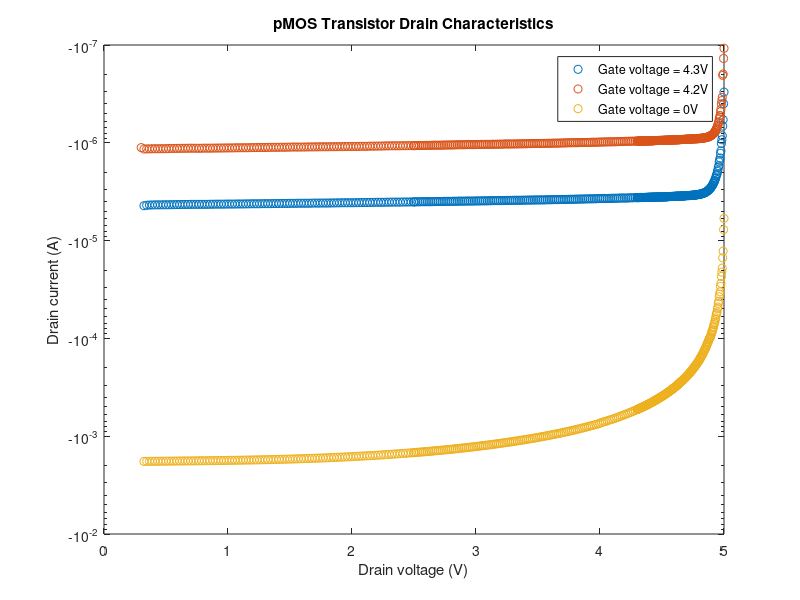
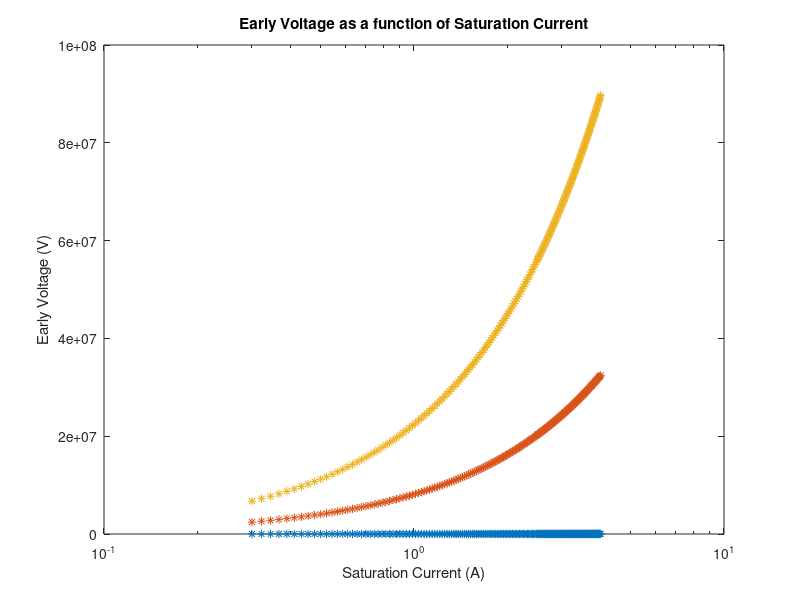

These figures' MATLAB source, in order:
%% Set Up
load('Lab5_all_data.mat');

Id_pMOS_0 = Exp3_Id_peeMOS_0;
Id_pMOS_4_2 = Exp3_Id_peeMOS_4_2;
Id_pMOS_4_3 = Exp3_Id_peeMOS_4_3;

Vd_pMOS_0 = Exp3_Vd_peeMOS_0;
Vd_pMOS_4_2 = Exp3_Vd_peeMOS_4_2;
Vd_pMOS_4_3 = Exp3_Vd_peeMOS_4_3;

Ut = 0.0258;

%% Semilog plots of drain characteristics

figure
semilogy(Vd_pMOS_4_3(2:420), Id_pMOS_4_2(2:420), 'o');
hold on
semilogy(Vd_pMOS_4_2, Id_pMOS_4_3, 'o');
hold on
semilogy(Vd_pMOS_0(2:420), Id_pMOS_0(2:420), 'o');
hold on
title('pMOS Transistor Drain Characteristics');
legend('Gate voltage = 4.3V', 'Gate voltage = 4.2V', 'Gate voltage = 0V');
xlabel('Drain voltage (V)');
ylabel('Drain current (A)');

%% Semilogx plot Early Voltage as function of saturation current
% find ro, and then use formula in packet to calculate early voltage VA
% from ro

% plot early voltage as a function of saturation current for each n and p


pfit1 = polyfit(Vd_pMOS_0(1:200), Id_pMOS_0(1:200), 1);
pfit2 = polyfit(Vd_pMOS_4_2(1:200), Id_pMOS_4_2(1:200), 1);
pfit3 = polyfit(Vd_pMOS_4_3(1:200), Id_pMOS_4_3(1:200), 1);

pro1 = 1/pfit1(1);
pro2 = 1/pfit2(1);
pro3 = 1/pfit3(1);

for j = 1:200
    pVA1(j) = pro1 * Vd_pMOS_0(j);
    pVA2(j) = pro2 * Vd_pMOS_4_2(j);
    pVA3(j) = pro3 * Vd_pMOS_4_3(j);
end

figure
semilogx(Vd_pMOS_0(1:200), pVA1, '*');
hold on
semilogx(Vd_pMOS_4_2(1:200), pVA2, '*');
hold on
semilogx(Vd_pMOS_4_3(1:200), pVA3, '*');
title('Early Voltage as a function of Saturation Current');
xlabel('Saturation Current (A)');
ylabel('Early Voltage (V)');


%% Loglog Plot Intrinsic Gain (gs ro) as a function of Saturation Current
